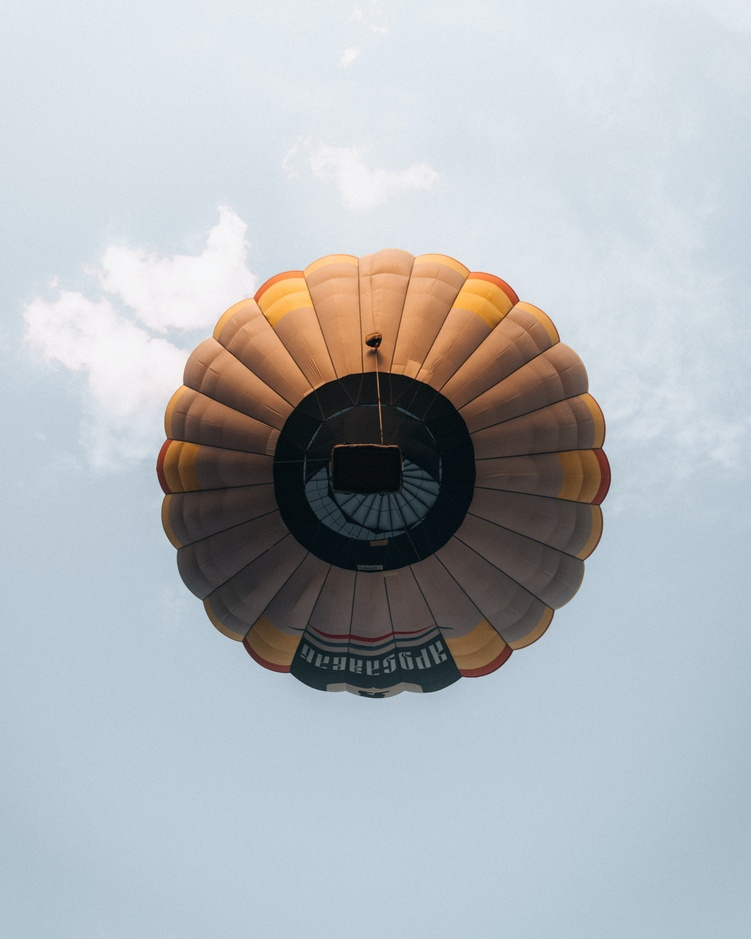
#> input picture 4th/ICV/TP1_CV/imgs/img1.jpg, 751 x 939 px, shrunk from 3517 x 4396 before the run
$ jupyter execute organizado.ipynb
#> lines starting #> are read from the running program, lines starting #| are printed output that depends on the picture; long printed decimals are rounded
<p align="center">

</p>

# <h1 align="center"><span style="color:#5F9EA0;">**Trabalho Prático 1 - Compressão de Imagens**</span> </h1>
---

##### *Introdução a Computação Visual* <br> *UFMG 2O23*

Beatriz Reis - 2022043922<br>Izabela Tavares - 2022076332<br>Júlia Paes de Viterbo - 2021032137

## <span style="color:#5F9EA0;">**Execução**</span>

Para processar uma imagem qualquer baixe-a e coloque-a o caminho para ela dentro das aspas simples em <code>img = cv2.imread('imgs/img1.jpg', 0)</code> na sessão <a href='#1-leitura-da-imagem'>1. Leitura da Imagem</a>. <br><br>A imagem final, além de disponível para visualização no próprio notebook, também será salva no repositório atual de execução.

## <span style="color:#5F9EA0;">**Sumário**</span>

### *COMPRESSÃO:*
1. <a href='#1-leitura-da-imagem'>Leitura da Imagem</a>;
2. <a href='#2-redução-da-entropia-em-2-bits'>redução da entropia em 2 bits</a>;
3. <a href='#3-redimensionamento-para-dimensões-divisíveis-por-8'>redimensionamento para dimensões divisíveis por 8</a>;
4. <a href='#4-6-cálculo-da-dct-quantização-e-ordenação-em-zigzag'>cálculo da DCT</a>;
5. <a href='#4-6-cálculo-da-dct-quantização-e-ordenação-em-zigzag'>quantização</a>;
6. <a href='#4-6-cálculo-da-dct-quantização-e-ordenação-em-zigzag'>ordenação em zigzag</a>;
7. <a href='#7-codificação-por-comprimento-de-corrida'>codificação por comprimento de corrida</a>;
8. <a href='#8-escrita-das-frequências-codificadas-no-arquivo'>escrita do arquivo com as informações da dimensão e da codificação</a>

### *DESCOMPRESSÃO:*
1. <a href='#1-decodificação-do-comprimento-de-corrida'>decodificação do comprimento de corrida</a>;
2. <a href='#2-6-inversão-do-zigzag-dequantização-cálculo-da-dct-inversa-e-rotação-da-imagem'>inversão do zigzag</a>;
3. <a href='#2-6-inversão-do-zigzag-dequantização-cálculo-da-dct-inversa-e-rotação-da-imagem'>dequantização</a>;
4. <a href='#2-6-inversão-do-zigzag-dequantização-cálculo-da-dct-inversa-e-rotação-da-imagem'>cálculo da DCT inversa</a>;
5. <a href='#2-6-inversão-do-zigzag-dequantização-cálculo-da-dct-inversa-e-rotação-da-imagem'>rotação em 128</a>;
6. <a href='#6-cálculo-de-rmse-e-psnr'>cálculo de RMSE e PSNR</a>

[cell 1]
import cv2
import numpy as np
from matplotlib import pyplot as plt
from scipy import fftpack
import matplotlib.image as mpimg
import io
import os
import math
from sympy import ordered
from cv2 import imshow, multiply

#### *FUNÇÕES AUXILIARES*

[cell 2]
# Cálculo da entropia
def calcEntropy(img):
    hist = cv2.calcHist([img],[0],None,[256],[0,256])
    hist = hist.ravel()/hist.sum()
    logs = np.log2(hist+0.00001)
    entropy = -1 * (hist*logs).sum()

    return entropy

# Cálculo da DCT
def get_2D_dct(img):
    """ Get 2D Cosine Transform of Image
    """
    return fftpack.dct(fftpack.dct(img.T, norm='ortho').T, norm='ortho')

# Cálculo da DCT inversa
def get_2d_idct(coefficients):
    """ Get 2D Inverse Cosine Transform of Image
    """
    return fftpack.idct(fftpack.idct(coefficients.T, norm='ortho').T, norm='ortho')

# Cálculo do RMSE
def rmse(predictions, targets):
    return np.sqrt(((predictions - targets) ** 2).mean())

# Cálculo da PSNR
def psnr(predictions, targets):
    rmsev = rmse(predictions, targets)
    return 20 * np.log10(255/rmsev)

# Ordenação em zigzag
def zigzag(input):
    h=0
    v=0

    vmin = 0
    hmin = 0

    vmax = input.shape[0]
    hmax = input.shape[1]

    i = 0

    output = np.zeros((vmax * hmax))
    while ((v < vmax) and (h < hmax)):
        if ((h + v) % 2 == 0):
            if(v==vmin):
                output[i] = input[v, h]
                if(h == max):
                    v = v + 1
                else:
                    h = h + 1

                i = i + 1

            elif ((h == hmax - 1) and (v < vmax)):
                output[i] = input[v,h]
                v = v + 1
                i = i + 1

            elif ((v > vmin) and (h < hmax - 1)):
                output[i] = input[v, h]
                v = v - 1
                h = h + 1
                i = i + 1

        else:
            if((v ==vmax - 1) and h <= hmax - 1):
                output[i] = input[v,h]
                h = h + 1
                i = i + 1
            elif(h == hmin):
                output[i] = input[v,h]

                if(v == vmax - 1):
                    h = h + 1
                else:
                    v = v + 1

                i = i + 1
            elif((v < vmax - 1) and (h > hmin)):
                output[i] = input[v,h]
                v = v + 1
                h = h - 1
                i = i + 1

        if((v == vmax - 1) and (h < hmax - 1)):
            output[i] = input[v,h]
            break

    return output

# Inversão da ordenação em zigzag
def inverse_zigzag(input, vmax, hmax):
    h = 0
    v = 0

    vmin = 0
    hmin = 0

    output = np.zeros((vmax, hmax))

    i = 0

    while ((v < vmax) and (h < hmax)):
        if ((h + v) % 2) == 0:

            if (v == vmin):
                output[v, h] = input[i]
                if (h == hmax):
                    v = v + 1
                else:
                    h = h + 1

                i = i + 1

            elif ((h == hmax - 1) and (v < vmax)):
                output[v, h] = input[i]
                v = v + 1
                i = i + 1

            elif ((v > vmin) and (h < hmax - 1)):
                output[v, h] = input[i]
                v = v - 1
                h = h + 1
                i = i + 1

        else:

            if ((v == vmax - 1) and (h <= hmax - 1)):
                # print(4)
                output[v, h] = input[i]
                h = h + 1
                i = i + 1

            elif (h == hmin):
                output[v, h] = input[i]
                if (v == vmax - 1):
                    h = h + 1
                else:
                    v = v + 1
                i = i + 1

            elif ((v < vmax - 1) and (h > hmin)):
                output[v, h] = input[i]
                v = v + 1
                h = h - 1
                i = i + 1

        if ((v == vmax - 1) and (h == hmax - 1)):
            output[v, h] = input[i]
            break

    return output

# Codificação por comprimento de corrida
def get_run_length_encoding(image):
    i = 0
    skip = 0
    stream = []
    bitstream = ""
    image = image.astype(int)
    while i < image.shape[0]:
        if image[i] != 0:
            stream.append((image[i],skip))
            bitstream = bitstream + str(image[i])+ " " +str(skip)+ " "
            skip = 0
        else:
            skip = skip + 1
        i = i + 1

    return bitstream

### *COMPRESSÃO*

#### *1. Leitura da imagem*

[cell 3]
# Leitura da imagem original e cálculo de sua entropia

img = cv2.imread('imgs/img1.jpg', 0) #LINHA A SER ALTERADA
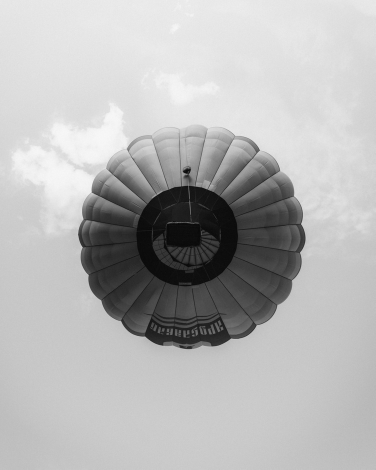
#> img: shape (939, 751) (shown at 1/2 size); min 4, max 249, mean 181.4
redim = 0
original = img

if (img.shape[0] > 2000 or img.shape[1] > 2000):
    redim = 1
    diff = img.shape[0]/img.shape[1]
    w = 2000
    h = round(w*diff)
    dim = (w,h)
    img = cv2.resize(img, dim)

oh, ow = img.shape

plt.imshow(img, cmap='gray')
plt.title('Imagem Processada')
entropia = calcEntropy(img)
#> in calcEntropy, `hist = cv2.calcHist([img],[0],None,[256],[0,256])`: hist = 256 values, max 35988 at index 199, min 0 at index 0, mean 2754.6
#> in calcEntropy, `hist = hist.ravel()/hist.sum()`: hist = 256 values, max 0.051 at index 199, min 0 at index 0, mean 0.00391
#> in calcEntropy, `logs = np.log2(hist+0.00001)`: logs = 256 values, max -4.29 at index 199, min -16.61 at index 0, mean -9.63
#> in calcEntropy, `entropy = -1 * (hist*logs).sum()`: entropy = 6.55
#> entropia = 6.55
print("Entropia: ", entropia)
#| Entropia:  6.549

*Lê-se a imagem, caso a imagem seja muito grande (alguma dimensão maior que 2000px) a redimensionamos proporcionalmente para 2000px. Depois mostra-se a representação da imagem em tons de cinza e calcula-se sua entropia.*

#### *2. Redução da entropia em 2 bits*

[cell 4]
if entropia > 7:
# 6 bits
    img2 = img & 0xfc
    plt.title('Profundidade reduzida: 6 bits')
    plt.imshow(img2, cmap = 'gray')
    plt.show()
    print ("Nova entropia: ", calcEntropy(img2))
    calcEntropy(img2)

elif entropia > 6:
# 5 bits
    img2 = img & 0xf8
    plt.title('Profundidade reduzida: 5 bits')
    plt.imshow(img2, cmap = 'gray')
    plt.show()
    print ("Nova entropia: ", calcEntropy(img2))
#| Nova entropia:  3.727
    calcEntropy(img2)

elif entropia > 5:
# 4 bits
    img2 = img & 0xf0
    plt.title('Profundidade reduzida: 4 bits')
    plt.imshow(img2, cmap = 'gray')
    plt.show()
    print ("Nova entropia: ", calcEntropy(img2))
    calcEntropy(img2)

elif entropia > 4:
# 3 bits
    img2 = img & 0xe0
    plt.title('Profundidade reduzida: 3 bits')
    plt.imshow(img2, cmap = 'gray')
    plt.show()
    print ("Nova entropia: ", calcEntropy(img2))

elif entropia > 3:
# 2 bits
    img2 = img & 0xc0
    plt.title('Profundidade reduzida: 2 bits')
    plt.imshow(img2, cmap = 'gray')
    plt.show()
    print ("Nova entropia: ", calcEntropy(img2))
    calcEntropy(img2)

elif entropia > 2:
# 1 bits
    img2 = img & 0x80
    plt.title('Profundidade reduzida: 1 bits')
    plt.imshow(img2, cmap = 'gray')
    plt.show()
    print ("Nova entropia: ", calcEntropy(img2))

*Aqui explora-se a redundância psico-visual, o que implica a primeira geração de perda de informação na imagem. O valor de 2 bits foi escolhido mediante testagem: observou-se que a retirada de três ou mais bits da imagem comprometia visualmente sua aparência.*

#### *3. Redimensionamento para dimensões divisíveis por 8*

[cell 5]
h = img.shape[0]
w = img.shape[1]
new_h = math.ceil(h/8)
new_h = np.int32(new_h)*8
new_w = math.ceil(w/8)
new_w = np.int32(new_w)*8
new_img = np.zeros((new_h, new_w))

for i in range(h):
    for j in range(w):
        new_img[i,j] = img[i,j]
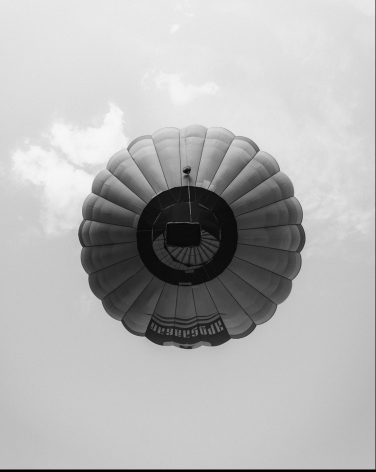
#> new_img: shape (944, 752) float64 (shown at 1/2 size); min 0, max 249, mean 180.2

img = new_img
plt.imshow(new_img,cmap='gray')
plt.title('Imagem redimensionada')

*Caso a imagem não possua dimensões múltiplas de 8, uma "borda" é adicionada a ela para que a DCT possa ser aplicada sem a necessidade de que uma parte da imagem seja desconsiderada nos cálculos. Note que após o cálculo da DCT essa porção a mais na imagem será removida.*

#### *4-6. Cálculo da DCT, quantização e ordenação em zigzag*

[cell 6]
img = img.astype(float)
step = 8

size = img.shape
IDCT = np.zeros(size, dtype=float)
DCT = np.zeros(size, dtype=float)
DCT_R = np.zeros(size,dtype=float)


np.set_printoptions(precision=3)
np.set_printoptions(suppress=True)

# Matriz de quantização
QM = np.matrix([[16, 11, 10, 16, 24, 40, 51, 61],
                [12, 12, 14, 19, 26, 58, 60, 55],
                [14, 13, 16, 24, 40, 57, 69, 56],
                [14, 17, 22, 29, 51, 87, 80, 62],
                [18, 22, 37, 56, 68, 109, 103, 77],
                [24, 35, 55, 64, 81, 104, 113, 92],
                [49, 64, 78, 87, 103, 121, 120, 101],
                [72, 92, 95, 98, 112, 100, 103, 99]])

QM = QM.astype(float)

useDC = True

print ("Matriz de quantização:")
print (QM)

img = img-128
#> img: shape (944, 752) float64
for y in range(0,size[0],step):
    for x in range(0,size[1],step):
        dct = get_2D_dct(img[y:y+step, x:x+step])
        odct = dct
        DCT[y:y+step, x:x+step] = dct
        DC = dct[0,0]

        dct = np.divide(dct, QM)
        dct = dct.round()
        ordered = zigzag(dct)
        reshaped= np.reshape(ordered, (step, step))
        coddct = dct
        DCT_R[y:y+step, x:x+step] = reshaped
#> this loop made 118 passes
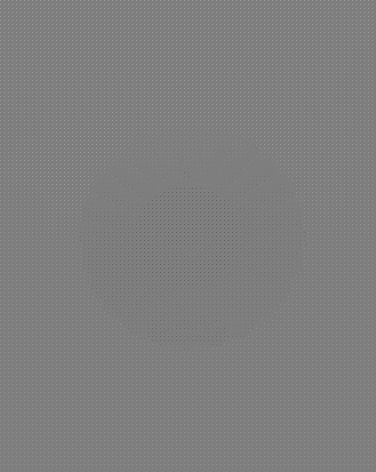
#> DCT: shape (944, 752) float64 (shown at 1/2 size); min -936.5, max 948, mean 6.7; drawn with min black and max white

img = img + 128

plt.subplot(121),plt.imshow(img, cmap = 'gray', clim=(0, 255))
plt.title('Imagem original'), plt.xticks([]), plt.yticks([])
plt.show()

plt.subplot(121),plt.imshow(DCT, cmap = 'gray', clim=(0, 255))
plt.title('Imagem DCT'), plt.xticks([]), plt.yticks([])
plt.show()

print("Matriz de coeficientes depois do zigzag")
print(DCT_R)
#> (printed output is left out)

*Após a aplicação da DCT e da divisão dos coeficientes pela matriz de quantização, resultando em uma matriz M com coeficientes truncados, a aplicação da ordenação em zigzag retorna um vetor ordenado, que é usado para reconstruir a matriz M de modo que os valores diferentes de zero concentrem-se na parte superior da matriz. Essa é mais uma etapa de exploração da redundância psico-visual, já que estamos aproximando as frequências da imagem de forma que elas sejam o mais imperceptível possível ao olhar e, consequentemente, há perdas.<br><br>Obs.: repare que neste ponto não estamos mais no domínio espacial - fomos para o domínio de frequência.*

#### *7. Codificação por comprimento de corrida*

[cell 7]
frqs = DCT_R.flatten()
frequencies = get_run_length_encoding(frqs)
frequencies = str(DCT_R.shape[0]) + " " + str(DCT_R.shape[1]) + " " + frequencies + ";"

# Printa os 10 primeiros valores do vetor para exemplificar
copia = frequencies
valores = copia.split()
for i in range(0,10):
    # Verifica se há pelo menos um valor na string
    if len(valores) > 1:
        print(valores.pop(0))
#> this loop made 10 passes
#| 944
#| 752
#| 51
#| 0
#| 51
#> (further printed lines are left out)

*Transforma-se a matriz M em um vetor para poder-se fazer a contagem mais facilmente. Os dois primeiros valores correspondem às dimensões da imagem seguidas dos comprimentos de corrida.*

#### *8. Escrita das frequências codificadas no arquivo*

[cell 8]
with open("comp.txt", "w") as file:
    file.write(frequencies)

file.close()

*Tal codificação, presente agora no arquivo especificado, explora redundância interpixel - sem perdas.*

### *DESCOMPRESSÃO*

[cell 9]
# Leitura do arquivo contendo a codificação

with open("comp.txt","r") as file:
    temp = file.read()

coded = temp.split()

h = int(''.join(filter(str.isdigit, coded[0])))
w = int(''.join(filter(str.isdigit, coded[1])))

frqs = np.zeros(h*w).astype(int)

*Abre-se o arquivo contendo a codificação por comprimento de corrida escrito anteriormente.*

#### *1. Decodificação do comprimento de corrida*

[cell 10]
pixel_index = 0
i = 2
run_length = 0

while pixel_index < frqs.shape[0]:
    if(coded[i] == ';'):
        break
    if "-" not in coded[i]:
        frqs[pixel_index] = int(''.join(filter(str.isdigit, coded[i])))
    else:
        frqs[pixel_index] = -1*int(''.join(filter(str.isdigit, coded[i])))

    if(i+3 < len(coded)):
        run_length = int(''.join(filter(str.isdigit, coded[i+3])))

    if run_length == 0:
        pixel_index = pixel_index + 1
    else:
        pixel_index = pixel_index + run_length + 1

    i = i + 2

frqs = np.reshape(frqs,(h,w))

*Recria-se a matriz M com os coeficientes truncados na quantização. Note: o fato de os coeficientes terem sido previamente truncados é que gera perdas nesse método de compressão.*

#### *2-6. Inversão do zigzag, dequantização, cálculo da DCT inversa e rotação da imagem*

[cell 11]
# Matriz de quantização
QM = np.matrix([[16, 11, 10, 16, 24, 40, 51, 61],
                [12, 12, 14, 19, 26, 58, 60, 55],
                [14, 13, 16, 24, 40, 57, 69, 56],
                [14, 17, 22, 29, 51, 87, 80, 62],
                [18, 22, 37, 56, 68, 109, 103, 77],
                [24, 35, 55, 64, 81, 104, 113, 92],
                [49, 64, 78, 87, 103, 121, 120, 101],
                [72, 92, 95, 98, 112, 100, 103, 99]])

QM = QM.astype(float)

reconstructed_image = np.zeros((h,w),float)

step = 8
for y in range(0, h, step):
    for x in range(0, w, step):
        stream = frqs[y:y+8, x:x+8]
        block = inverse_zigzag(stream.flatten(), step, step)
        block = multiply(block, QM)
        reconstructed_image[y:y+step, x:x+step] = get_2d_idct(block)

print("Um dos blocos 8x8 da imagem descomprimido:")
print(block)
reconstructed_image = reconstructed_image + 128
reconstructed_image = reconstructed_image[:oh, :ow]

if(redim == 1):
    oh = original.shape[0]
    ow = original.shape[1]
    dim = (ow,oh)

    reconstructed_image = cv2.resize(reconstructed_image, dim)

od = oh*ow

cv2.imwrite('imagem_reconstruida.jpg', reconstructed_image)

plt.imshow(reconstructed_image, cmap = 'gray', clim=(0, 255))
plt.title('Inversa da DCT'), plt.xticks([]), plt.yticks([])
plt.show()
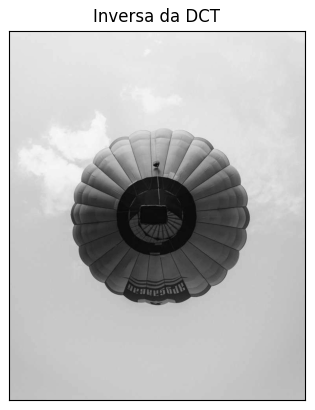
#> figure drawn by matplotlib, 1 panel

*Desfaz-se o zigzag na matriz M de forma que ela volta a ter um formato quase-triangular, com os coeficientes não nulos concentrados no canto superior esquerdo. Após essa etapa, multiplicam-se os coeficiente pela matriz de quantização e aplica-se a DCT inversa. Aqui saímos do domínio de frequência e voltamos para o espacial. Por fim, desloca-se a imagem para seu eixo original novamente, remove-se a borda extra e redimensiona-se a imagem para o tamanho original.*

#### *6. Cálculo de RMSE e PSNR*

[cell 12]
print ("RMSE: %5.3f" % rmse(original, reconstructed_image))
#| RMSE: 2.507
print ("PSNR: %5.3f" % psnr(original, reconstructed_image))
#| PSNR: 40.146
print ("TAXA DE COMPRESSÃO: %5.3f" % ((od)/(len(coded))))
#| TAXA DE COMPRESSÃO: 11.417

$ run again, with 4th/ICV/TP1_CV/imgs/img2.jpg copied over 4th/ICV/TP1_CV/imgs/img1.jpg
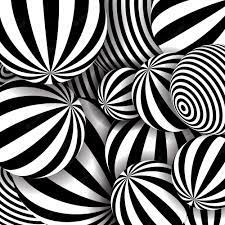
#> input picture 4th/ICV/TP1_CV/imgs/img2.jpg, 225 x 225 px
#> in calcEntropy, `hist = cv2.calcHist([img],[0],None,[256],[0,256])`: hist = 256 values, max 8760 at index 0, min 30 at index 36, mean 197.8
#> in calcEntropy, `hist = hist.ravel()/hist.sum()`: hist = 256 values, max 0.173 at index 0, min 0.000593 at index 36, mean 0.00391
#> logs = 256 values, max -2.53 at index 0, min -10.7 at index 36, mean -9.1
#> entropy = 6.15
#| Entropia:  6.146
#| Nova entropia:  3.612
#> after the loop `for i in range(h):`:
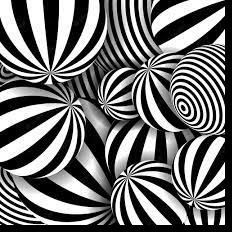
#> new_img: shape (232, 232) float64; min 0, max 255, mean 112.3
#> (printed output is left out)
#> the loop `for i in range(0,10):` made 10 passes
#| 232
#| 232
#| 64
#| 0
#| -8
#> (further printed lines are left out)
#> `plt.show()`:
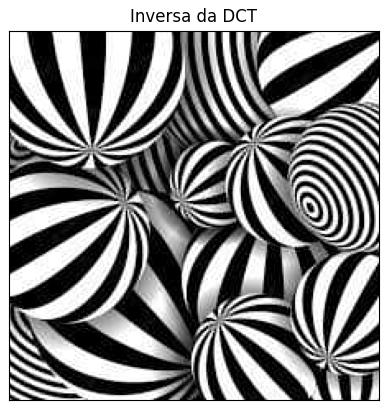
#> figure drawn by matplotlib, 1 panel
#| RMSE: 18.424
#| PSNR: 22.823
#| TAXA DE COMPRESSÃO: 1.518

$ run again, with 4th/ICV/TP1_CV/imgs/img3.jpg copied over 4th/ICV/TP1_CV/imgs/img1.jpg
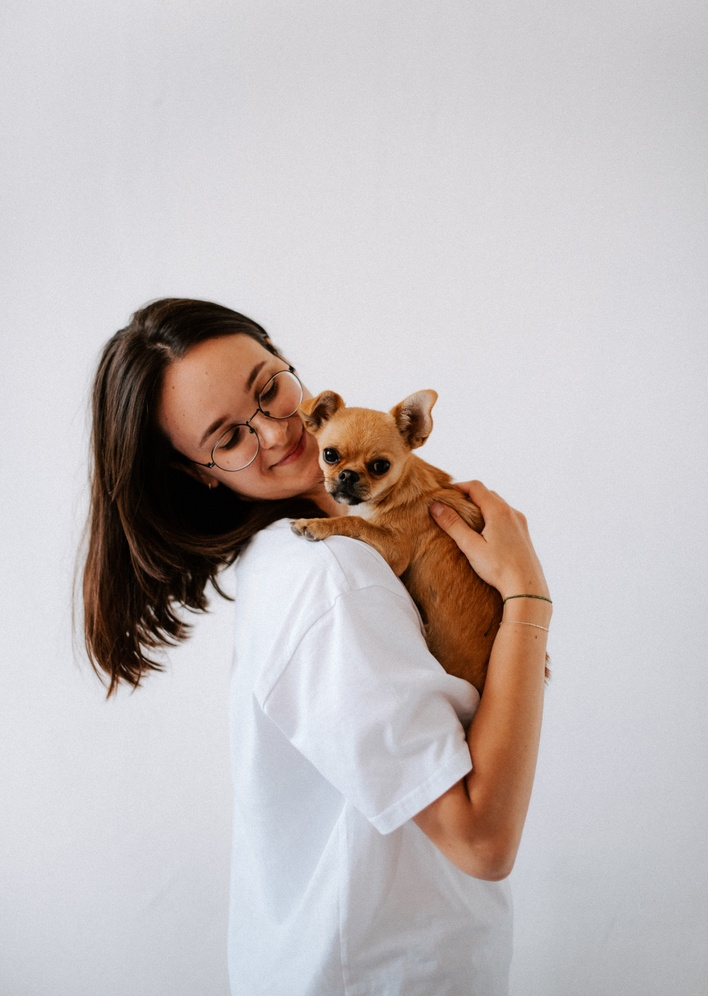
#> input picture 4th/ICV/TP1_CV/imgs/img3.jpg, 708 x 996 px, shrunk from 3843 x 5404 before the run
#> in calcEntropy, `hist = cv2.calcHist([img],[0],None,[256],[0,256])`: hist = 256 values, max 27198 at index 218, min 0 at index 248, mean 2754.6
#> in calcEntropy, `hist = hist.ravel()/hist.sum()`: hist = 256 values, max 0.0386 at index 218, min 0 at index 248, mean 0.00391
#> logs = 256 values, max -4.7 at index 218, min -16.61 at index 248, mean -9.5
#> entropy = 6.45
#| Entropia:  6.454
#| Nova entropia:  3.518
#> after the loop `for i in range(h):`:
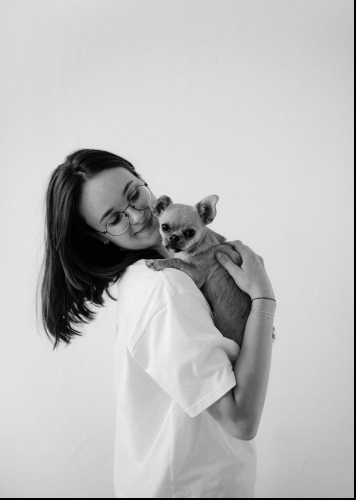
#> new_img: shape (1000, 712) float64 (shown at 1/2 size); min 0, max 249, mean 188.3
#> the loop `for y in range(0,size[0],step):` made 125 passes
#> (printed output is left out)
#> the loop `for i in range(0,10):` made 10 passes
#| 1000
#| 712
#| 43
#| 0
#| 44
#> (further printed lines are left out)
#> `plt.show()`:
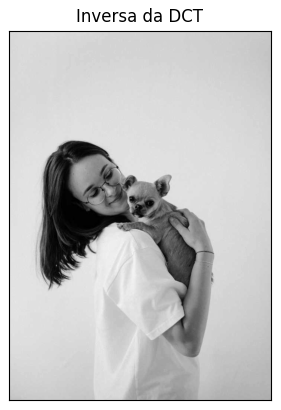
#> figure drawn by matplotlib, 1 panel
#| RMSE: 2.849
#| PSNR: 39.037
#| TAXA DE COMPRESSÃO: 10.484
